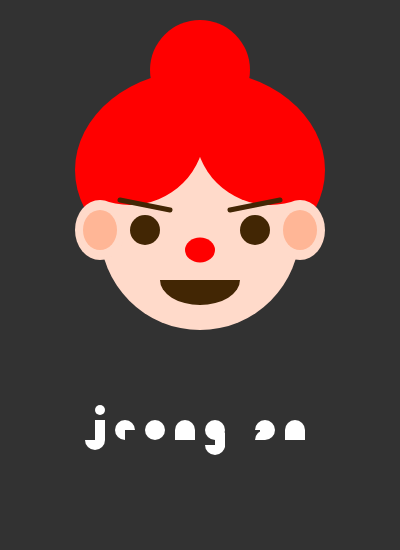
Frame 1 (no input)
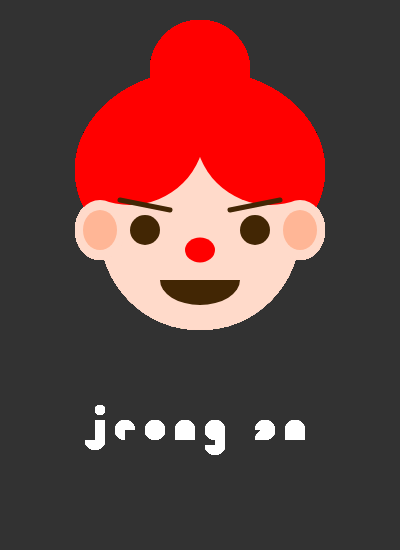
Frame 60 (no input)
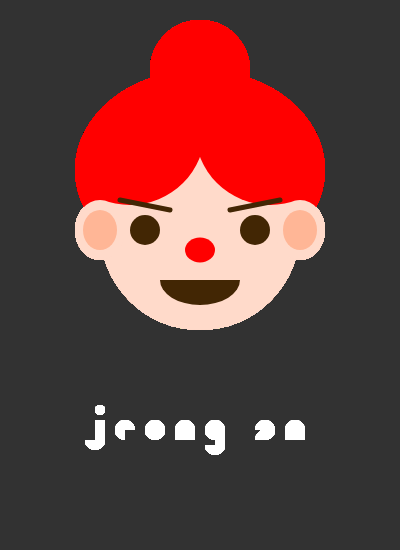
Frame 120 (the mouse pressed at the canvas centre since frame 60)

The p5.js sketch that drew these frames (run headless with seeded random() and noise() and a simulated clock; from frame 60 on, the mouse is pressed at the canvas centre):

// p5.js sketch
// ── sketch.js
function setup() {
  createCanvas(400, 550);
  background(50);
  angleMode(DEGREES);
}

function draw() {
  //얼굴
  push();
    translate(200,230);
    noStroke();
    fill("red");
    ellipse(0,-60,250,200);
    ellipse(0,-160,100,100);
    fill("#FFDACA");
    ellipse(0,0,200,200);
    ellipse(-100,0,50,60);
    ellipse(100,0,50,60);
    fill("rgb(66,38,4)");
    ellipse(-55,0,30,30);
    ellipse(55,0,30,30);
    arc(0,50,80,50,0,180);
    fill("red");
    ellipse(0,20,30,25);
    arc(-70,-100,150,150,315,135);
    arc(70,-100,150,150,45,225);
    fill("#FFB696");
    ellipse(-100,0,34,40);
    ellipse(100,0,34,40);
    
    stroke("rgb(66,38,4)");
    strokeWeight(5);
    line(30,-20,80,-30);
    line(-30,-20,-80,-30);
  pop();
  
  //이름
  push();
    translate(100, 400);
    fill("white");
    noStroke();
    rectMode(CENTER);
    // j
    ellipse(0, 10, 10, 10);
    rect(0, 30, 10, 20);
    arc(-5, 40, 20, 20, 0, 180);
    // e
    arc(30 - 5, 30, 20, 20, 90, 360);
    // o
    ellipse(60 - 5, 30, 20, 20);
    // n
    arc(90 - 5, 30, 20, 20, 180, 360);
    rect(90 - 5, 35, 20, 10);
    // g
    ellipse(120 - 5, 30, 20, 20);
    rect(120 + 0, 40, 10, 15);
    arc(120 - 5, 45, 20, 20, 0, 180);
    // a
    arc(170 - 5, 30, 20, 20, 180, 90);
    arc(170 - 5, 40, 20, 20, 180, 270);
    rect(170 - 5, 30, 10, 10);
    // n
    arc(200 - 5, 30, 20, 20, 180, 360);
    rect(200 - 5, 35, 20, 10);
  pop();
}
